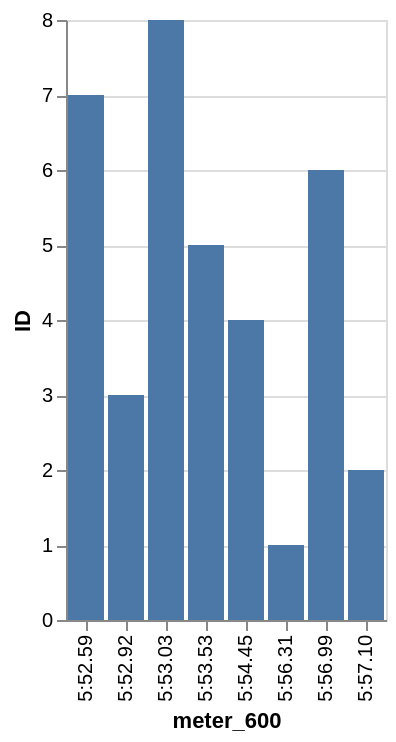

Write the Vega-Lite specification saved for this chart.
### Vega-Lite specification from a JSON file in a GitHub repository (floating-point values rounded to 4 significant figures)
{"data": {"values": [{"x_data": "5:52.59", "y_data": 7}, {"x_data": "5:52.92", "y_data": 3}, {"x_data": "5:53.03", "y_data": 8}, {"x_data": "5:53.53", "y_data": 5}, {"x_data": "5:54.45", "y_data": 4}, {"x_data": "5:56.31", "y_data": 1}, {"x_data": "5:56.99", "y_data": 6}, {"x_data": "5:57.10", "y_data": 2}]}, "mark": "bar", "encoding": {"x": {"field": "x_data", "type": "nominal", "title": "meter_600", "sort": "ascending"}, "y": {"field": "y_data", "type": "quantitative", "title": "ID"}}}
